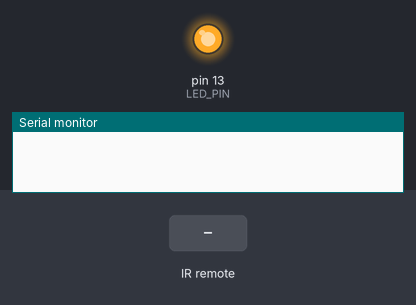
Bench run of a sketch on a simulated Arduino Uno, built with avr-gcc and run on an emulated ATmega328P. Parts: output pins drawn as LEDs (lit = HIGH), the last lines printed to the serial monitor. The test bench sets the inputs (shaded band).

Above: at 1.2 s.
1.3 s: infrared code 0xFFA25D received
At 2.5 s:
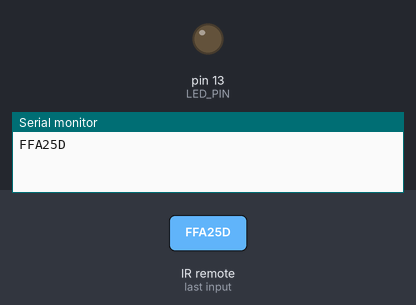
2.8 s: infrared code 0xFF629D received
At 3.9 s:
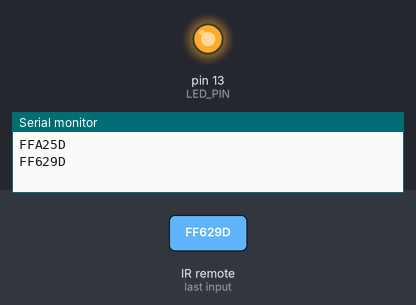
Timing chart, 0 to 5.8 s (numbered marks = the images above; inputs shaded):
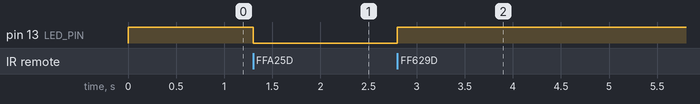

The sketch:

IRcontrolDemo.ino
```cpp
/*
 * IRrecvDemo
 * 红外控制，接收红外命令控制板载LED灯亮灭
 */

#include <IRremote.h>

int RECV_PIN = 11;
int LED_PIN = 13;

IRrecv irrecv(RECV_PIN);

decode_results results;

void setup()
{
  Serial.begin(9600);
  irrecv.enableIRIn(); // Start the receiver
  pinMode(LED_PIN, OUTPUT);
  digitalWrite(LED_PIN, HIGH);
}

void loop() {
  if (irrecv.decode(&results)) {
    Serial.println(results.value, HEX);
    if (results.value == 0xFFA25D) //开灯的值
    {
      digitalWrite(LED_PIN, LOW);
    } else if (results.value == 0xFF629D) //关灯的值
    {
      digitalWrite(LED_PIN, HIGH);
    }
    irrecv.resume(); // Receive the next value
  }
}
```

Measured:
- after the input at 1.3 s, pin 13 (LED_PIN): HIGH → LOW at once
- after the input at 2.8 s, pin 13 (LED_PIN): LOW → HIGH at once
